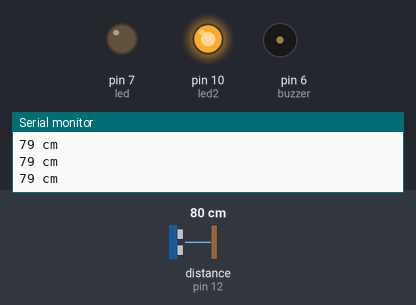
A sketch run on a simulated Arduino Uno, built with avr-gcc and run on an emulated ATmega328P. Parts: output pins drawn as LEDs (lit = HIGH), buzzer (waves = sounding, pin HIGH), the last lines printed to the serial monitor. Wiring (inferred from the names in the program): ultrasonic range finder: trigger pin 13; echo pin 12. The test bench sets the inputs (shaded band); at power-on: distance to the obstacle (sensor on pin 12) 80 cm. The echo pulse lasts 58.3 µs per cm; pins used as bus, display or sensor lines are not drawn.

Above: at 1.2 s.
1.3 s: distance to the obstacle (sensor on pin 12) set to 34 cm
2.8 s: distance to the obstacle (sensor on pin 12) set to 29 cm
At 2.93 s:
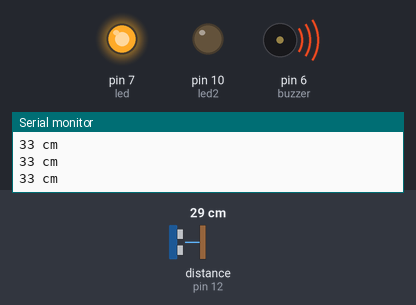
5.8 s: distance to the obstacle (sensor on pin 12) set to 35 cm
At 5.8 s:
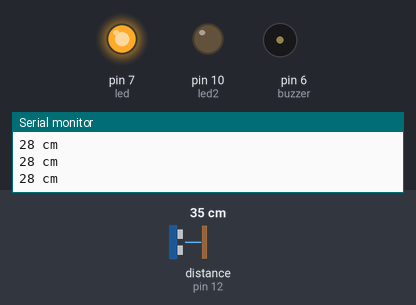
At 7.2 s:
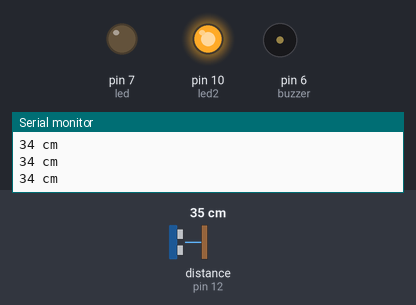
Timing chart, 0 to 8.8 s (numbered marks = the images above; inputs shaded):
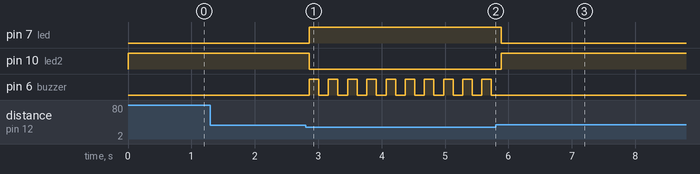

The sketch:

code.ino
```cpp
#define trigPin 13
#define echoPin 12
#define led 7
#define led2 10
#define buzzer 6

void setup() {

  pinMode(trigPin, OUTPUT);
  pinMode(echoPin, INPUT);
  pinMode(led, OUTPUT);
  pinMode(led2, OUTPUT);
  pinMode(buzzer, OUTPUT);
  Serial.begin (9600);
}

void loop() {
  long duration, distance;
  digitalWrite(trigPin, LOW);  // Added this line
  delayMicroseconds(2); // Added this line
  digitalWrite(trigPin, HIGH);
//  delayMicroseconds(1000); - Removed this line
  delayMicroseconds(10); // Added this line
  digitalWrite(trigPin, LOW);
  duration = pulseIn(echoPin, HIGH);
  distance = (duration/2) / 29.1;

  if (distance < 5) {  // This is where the LED On/Off happens
  digitalWrite(led,HIGH); // When the Red condition is met, the Green LED should turn off
  digitalWrite(led2,LOW);
  digitalWrite(buzzer,HIGH);
  delay(10);
  digitalWrite(buzzer,LOW);
  delay(10);
}

  else if(distance < 10) {
    digitalWrite(led,HIGH);
    digitalWrite(led2,LOW);
    digitalWrite(buzzer,HIGH);
    delay(50);
    digitalWrite(buzzer,LOW);
    delay(50);
  }
  else if(distance < 20) {
    digitalWrite(led,HIGH);
    digitalWrite(led2,LOW);
    digitalWrite(buzzer,HIGH);
    delay(100);
    digitalWrite(buzzer,LOW);
    delay(100);
  }
  else if(distance < 30) {
    digitalWrite(led,HIGH);
    digitalWrite(led2,LOW);
    digitalWrite(buzzer,HIGH);
    delay(150);
    digitalWrite(buzzer,LOW);
    delay(150);
  }

  else {
    digitalWrite(led,LOW);
    digitalWrite(led2,HIGH);
    digitalWrite(buzzer,LOW);
    delay(200);
  }
  if (distance >= 200 || distance <= 0){
    Serial.println("Out of range");
  }
  else {
    Serial.print(distance);
    Serial.println(" cm");
  }

}
```

Measured:
- the behaviour switches between 31 and 30 cm on distance to the obstacle (sensor on pin 12) (found by bisection; images 0 and 1)
- after the input at 2.8 s, pin 7 (led): LOW → HIGH after 0.06 s; pin 10 (led2): HIGH → LOW after 0.06 s; pin 6 (buzzer): alternates HIGH for 0.15 s and LOW for 0.15 s, starting after 0.06 s
- after the input at 5.8 s, pin 7 (led): HIGH → LOW after 0.08 s; pin 10 (led2): LOW → HIGH after 0.08 s; pin 6 (buzzer): stops changing and stays LOW
